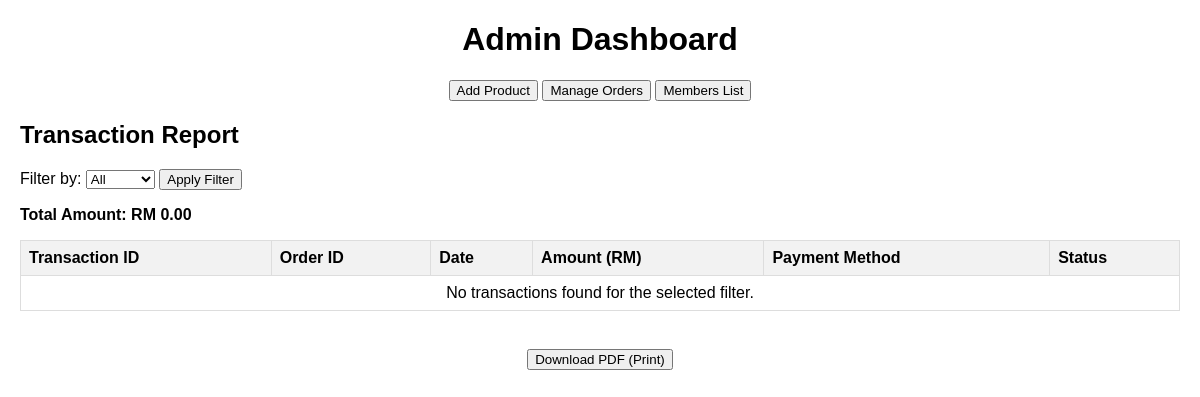
/admin/dashboard.php, run on an earlier commit of the app's database.
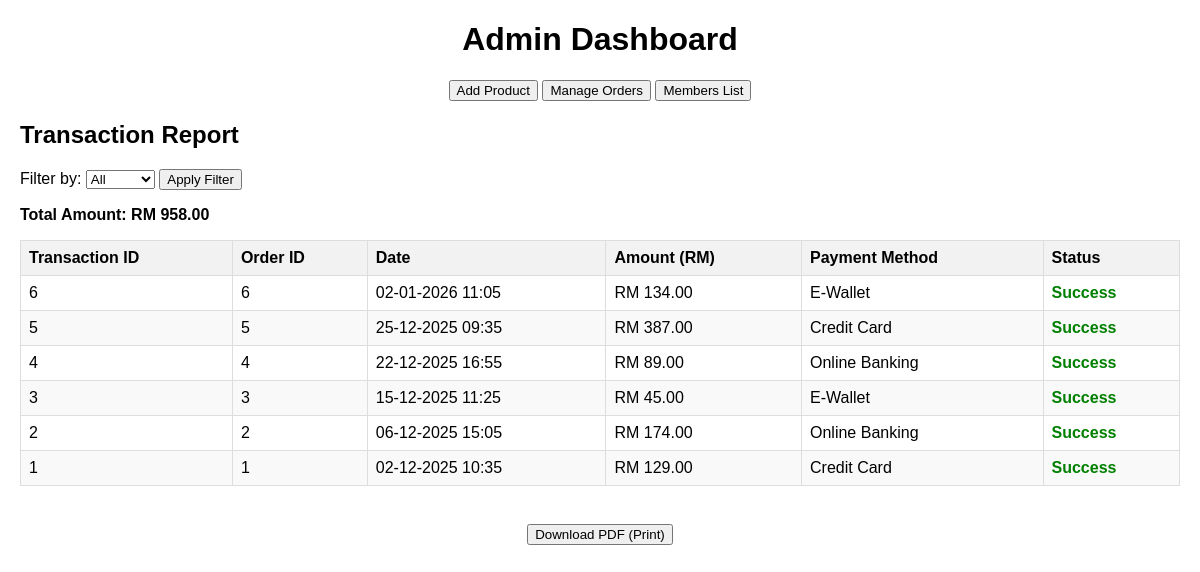
And on a later commit of the database.
### tables this page shows
CREATE TABLE IF NOT EXISTS transactions (
    transaction_id INT AUTO_INCREMENT PRIMARY KEY,
    order_id INT NOT NULL,
    payment_method VARCHAR(50),
    payment_status ENUM('Success', 'Failed') DEFAULT 'Success',
    transaction_date TIMESTAMP DEFAULT CURRENT_TIMESTAMP,

    FOREIGN KEY (order_id) REFERENCES orders(order_id)
);

CREATE TABLE IF NOT EXISTS orders (
    order_id INT AUTO_INCREMENT PRIMARY KEY,
    user_id INT NOT NULL,
    total_amount DECIMAL(10,2) NOT NULL,
    order_date TIMESTAMP DEFAULT CURRENT_TIMESTAMP,
    status ENUM('Pending', 'Paid', 'Cancelled') DEFAULT 'Pending',

    FOREIGN KEY (user_id) REFERENCES users(user_id)
);

### admin/dashboard.php (the view, shortened to what this page needs)
<?php
include $_SERVER['DOCUMENT_ROOT'] . '/sarawak_scents/includes/db_connect.php';
$filter = $_GET['filter'] ?? 'all';
function getFilteredTransactions($conn, $filter) {
    $query = "SELECT
                t.transaction_id,
                t.order_id,
                t.transaction_date,
                t.payment_method,
                t.payment_status,
                o.total_amount
              FROM transactions t
              INNER JOIN orders o ON t.order_id = o.order_id";
    $query .= " WHERE 1=1";
    $query .= " ORDER BY t.transaction_date DESC";
    $result = mysqli_query($conn, $query);
    $transactions = [];
    while ($row = mysqli_fetch_assoc($result)) {
        $transactions[] = $row;
    }
    return $transactions;
}
$filteredTransactions = getFilteredTransactions($conn, $filter);
$totalAmount = 0;
foreach ($filteredTransactions as $transaction) {
    if ($transaction['payment_status'] === 'Success') {
        $totalAmount += $transaction['total_amount'];
    }
}
?>
<!DOCTYPE html>
<html lang="en">
<head>
</head>
<body>
    <div class="header">
        <h1>Admin Dashboard</h1>
    </div>
    <div class="nav">
        <button onclick="window.location.href='add_product.php'">Add Product</button>
        <button onclick="window.location.href='manage_orders.php'">Manage Orders</button>
        <button onclick="window.location.href='members_list.php'">Members List</button>
    </div>
    <h2>Transaction Report</h2>
    <form method="get" action="">
        <label for="filter">Filter by:</label>
        <select name="filter" id="filter">
            <option value="all" <?php echo $filter === 'all' ? 'selected' : ''; ?>>All</option>
        </select>
        <button type="submit">Apply Filter</button>
    </form>
    <p><strong>Total Amount: RM <?php echo number_format($totalAmount, 2); ?></strong></p>
    <table border="1">
        <thead>
            <tr>
                <th>Transaction ID</th>
                <th>Order ID</th>
                <th>Date</th>
                <th>Amount (RM)</th>
                <th>Payment Method</th>
                <th>Status</th>
            </tr>
        </thead>
        <tbody>
            <?php if (empty($filteredTransactions)): ?>
                <tr>
                    <td colspan="6" style="text-align: center;">No transactions found for the selected filter.</td>
                </tr>
            <?php else: ?>
                <?php foreach ($filteredTransactions as $transaction): ?>
                    <tr>
                        <td><?php echo htmlspecialchars($transaction['transaction_id']); ?></td>
                        <td><?php echo htmlspecialchars($transaction['order_id']); ?></td>
                        <td><?php echo date('d-m-Y H:i', strtotime($transaction['transaction_date'])); ?></td>
                        <td>RM <?php echo number_format($transaction['total_amount'], 2); ?></td>
                        <td><?php echo htmlspecialchars($transaction['payment_method'] ?? 'N/A'); ?></td>
                        <td class="<?php echo strtolower($transaction['payment_status']); ?>">
                            <?php echo htmlspecialchars($transaction['payment_status']); ?>
                        </td>
                    </tr>
                <?php endforeach; ?>
            <?php endif; ?>
        </tbody>
    </table><br>
    <div class="print-btn">
        <button onclick="window.print()">Download PDF (Print)</button>
    </div>
</body>
</html>

### admin/dashboard.php (style rules this page uses)
body { font-family: Arial, sans-serif; margin: 20px; }
table { border-collapse: collapse; width: 100%; }
th, td { border: 1px solid #ddd; padding: 8px; text-align: left; }
th { background-color: #f2f2f2; }
tr:nth-child(even) { background-color: #f9f9f9; }
.nav { margin: 20px; text-align: center; }
.print-btn { text-align: center; margin-top: 20px; }
.header { margin: 20px; text-align: center; }
.success { color: green; font-weight: bold; }

What changed in the data, as far as the page shows it:
added transactions: transaction_id "6", order "6", transaction_date "02-01-2026 11:05", order.total_amount "134.00", payment_method "E-Wallet", payment_status "Success"
added transactions: transaction_id "5", order "5", transaction_date "25-12-2025 09:35", order.total_amount "387.00", payment_method "Credit Card", payment_status "Success"
added transactions: transaction_id "4", order "4", transaction_date "22-12-2025 16:55", order.total_amount "89.00", payment_method "Online Banking", payment_status "Success"
added transactions: transaction_id "3", order "3", transaction_date "15-12-2025 11:25", order.total_amount "45.00", payment_method "E-Wallet", payment_status "Success"
added transactions: transaction_id "2", order "2", transaction_date "06-12-2025 15:05", order.total_amount "174.00", payment_method "Online Banking", payment_status "Success"
added transactions: transaction_id "1", order "1", transaction_date "02-12-2025 10:35", order.total_amount "129.00", payment_method "Credit Card", payment_status "Success"
Also different on the page:
$totalAmount: "0.00" → "958.00"
text no longer shown: "No transactions found for the selected filter."
